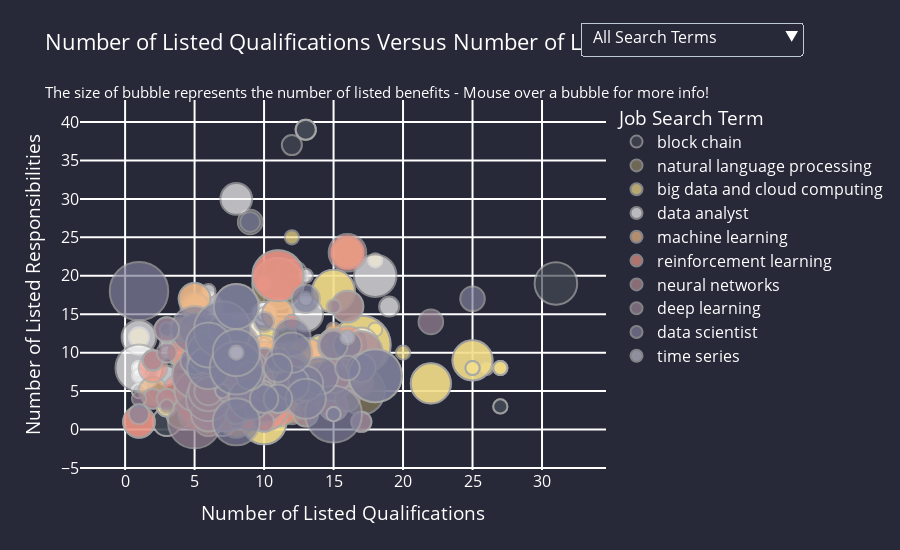

Notebook code cell kept with this figure:
### Code cell
# Additional considerations here: show a minimum benefits
# What to do with ones that have no benefits?
# Consider the y axis goes to less than 0
agg_sub = pd.read_csv('./data/bubbleplot_data.csv')

import plotly.graph_objects as go
import plotly.express as px
import pandas as pd
import math

color_map = {
    'block chain': '#434A54',
    'natural language processing': '#8D8361',
    'big data and cloud computing': "#F3DE8A",
    'machine learning': "#EFB988",
    'reinforcement learning': '#EB9486',
    'neural networks': '#B58A90',
    'deep learning': '#9A8595',
    'data scientist': '#7E7F9A',
    'time series analysis': '#BCBCC9',
    'time series': '#BCBCC9',
    'data analyst': '#F9F8F8',
}

# Reference for bubble size
size_ref = 2*max(agg_sub['num_benefits'])/(65**2)

# Create the viz lists
# 1 value true for all 11 categories
viz_lists = [[True if i == j else False for i in range(11)]for j in range(10)] 

# Initialize the figure
fig = go.Figure()

# Loop through each search term
for i, topic in enumerate(agg_sub['category'].unique()):
    # Filter the dataframe by household
    topic_df = agg_sub[agg_sub['category'] == topic]
    
    # Create the customdata for the hover text
    customdata = topic_df[['title', 'company_name', 'location','category', 'num_qualifications', 'num_responsibilities', 'num_benefits']]
    
    fig.add_trace(
        go.Scatter(
            x=topic_df['num_qualifications'],
            y=topic_df['num_responsibilities'],
            customdata=customdata,
            hovertemplate = '<b>%{customdata[0]}</b><br>Company: %{customdata[1]}<br>Location: %{customdata[2]}<br>Search term: %{customdata[3]}<extra></extra><br><br>Number of benefits: %{customdata[6]}',
            name=topic,
            mode = 'markers',
            marker_size = topic_df['num_benefits'],
            marker = dict(color = color_map[topic], sizemode = 'area', sizeref=size_ref, 
                           line_width=2, line_color='darkgrey'),
        )
    )

# Full custom hovertemplate:
#'<b>%{customdata[0]}</b><br>Company: %{customdata[1]}<br>Location: %{customdata[2]}<br>Search term: %{customdata[3]}<extra></extra><br>Number of qualifications: %{customdata[4]}<br>Number of responsibilities: %{customdata[5]}<br>Number of benefits: %{customdata[6]}


fig.update_layout(
    title='Number of Listed Qualifications Versus Number of Listed Responsibilities:<br><br><sup>The size of bubble represents the number of listed benefits - Mouse over a bubble for more info!</sup>',
    xaxis=dict(
        title='Number of Listed Qualifications',
        gridcolor='white',
        gridwidth=2,
    ),
    yaxis=dict(
        title='Number of Listed Responsibilities',
        gridcolor='white',
        gridwidth=2,
    ),
    paper_bgcolor='#272838',
    plot_bgcolor='#272838',
    legend_title_text = 'Job Search Term',
    font=dict(size=16),
    height = 550
)


# Add a dropdown menu to filter by appliance
fig.update_layout(
    updatemenus=[
        go.layout.Updatemenu(
            type='dropdown',
            showactive=True,
            buttons=[
                {'label': 'All Search Terms', 'method': 'update', 'args': [{'visible': True},                                             ]},
                {'label': 'Blockchain', 'method': 'update', 'args': [{'visible': viz_lists[0]}, ]},
                {'label': 'NLP', 'method': 'update', 'args': [{'visible': viz_lists[1]}, ]},
                {'label': 'Big Data', 'method': 'update', 'args': [{'visible': viz_lists[2]}, ]},
                {'label': 'Data Analyst', 'method': 'update', 'args': [{'visible': viz_lists[3]}, ]},
                {'label': 'Machine Learning', 'method': 'update', 'args': [{'visible': viz_lists[4]}, ]},
                {'label': 'Reinforcement Learning', 'method': 'update', 'args': [{'visible': viz_lists[5]}, ]},
                {'label': 'Neural Networks', 'method': 'update', 'args': [{'visible': viz_lists[6]}, ]},
                {'label': 'Deep Learning', 'method': 'update', 'args': [{'visible': viz_lists[7]}, ]},
                {'label': 'Data Scientist', 'method': 'update', 'args': [{'visible': viz_lists[8]}, ]},
                {'label': 'Time Series', 'method': 'update', 'args': [{'visible': viz_lists[9]}, ]}
            ],
        x = 0.95,
        xanchor = 'left',
        y = 1.21,
        yanchor = 'top',
        )
    ]
)

fig.update_layout(legend= {'itemsizing': 'constant'})
fig.update_layout(font=dict(color='white'))
fig.show()

### Figure 1 — Plotly figure (JSON) as saved in the notebook; plotly's stock layout.template omitted (floating-point values rounded to 4 significant figures; data arrays with more than 128 entries replaced by an {"elided": "..."} marker saying what was removed)
{"data": [{"customdata": {"elided": "90x7 mixed values"}, "hovertemplate": "<b>%{customdata[0]}</b><br>Company: %{customdata[1]}<br>Location: %{customdata[2]}<br>Search term: %{customdata[3]}<extra></extra><br><br>Number of benefits: %{customdata[6]}", "marker": {"color": "#434A54", "line": {"color": "darkgrey", "width": 2}, "size": [0, 2, 0, 0, 0, 1, 4, 9, 0, 0, 2, 1, 4, 0, 2, 4, 1, 2, 0, 4, 2, 1, 11, 0, 4, 3, 0, 0, 0, 8, 0, 1, 0, 0, 9, 2, 0, 3, 1, 0, 5, 0, 4, 2, 0, 9, 0, 0, 2, 0, 0, 0, 2, 0, 1, 0, 4, 0, 0, 0, 0, 0, 0, 1, 5, 0, 2, 0, 10, 0, 0, 11, 0, 9, 2, 3, 4, 4, 6, 2, 0, 3, 1, 0, 2, 9, 0, 4, 4, 0], "sizemode": "area", "sizeref": 0.009941}, "mode": "markers", "name": "block chain", "type": "scatter", "x": [6, 10, 3, 1, 4, 8, 8, 5, 9, 2, 13, 27, 15, null, 5, 14, null, 13, null, 8, 10, 1, 9, 9, 7, 10, 12, 4, 6, 8, 6, 1, 2, 8, 3, 13, null, 10, 9, 9, 12, null, 7, 10, null, 31, 3, 6, 12, 6, 3, 8, 10, 2, 1, null, 14, 13, 2, 7, 7, 6, 5, 27, 5, 4, 10, 5, 8, 7, 8, 9, 12, 5, 12, 9, 3, 8, 6, 14, 9, 10, 9, 5, 17, 3, 8, 3, 8, 2], "y": [5, 9, 6, 1, 8, 1, 5, 5, null, 6, 39, 3, 7, null, 5, 8, 7, 39, null, 5, 9, 5, 12, 4, 1, 8, 4, 3, 4, 10, 12, 5, null, 7, 6, 39, null, 8, 4, 4, 20, null, 1, 1, null, 19, 5, 5, 37, 12, 6, 12, 9, 2, 5, null, 8, 10, 6, 8, 8, 4, 7, 3, 5, 3, 9, 12, 7, 7, 7, 12, 8, 5, 6, 27, 1, 5, 6, 4, 4, 8, 4, 3, 7, 6, 7, 1, 5, 8]}, {"customdata": {"elided": "90x7 mixed values"}, "hovertemplate": "<b>%{customdata[0]}</b><br>Company: %{customdata[1]}<br>Location: %{customdata[2]}<br>Search term: %{customdata[3]}<extra></extra><br><br>Number of benefits: %{customdata[6]}", "marker": {"color": "#8D8361", "line": {"color": "darkgrey", "width": 2}, "size": [1, 2, 0, 13, 0, 3, 3, 0, 0, 0, 2, 8, 0, 0, 1, 0, 2, 0, 0, 1, 4, 0, 0, 4, 0, 3, 10, 0, 0, 0, 0, 10, 0, 11, 0, 2, 5, 3, 7, 4, 13, 8, 0, 0, 3, 0, 0, 10, 5, 0, 3, 0, 2, 0, 0, 3, 5, 4, 7, 0, 4, 0, 0, 1, 4, 0, 0, 0, 0, 1, 0, 0, 4, 0, 1, 0, 0, 0, 2, 5, 10, 0, 0, 0, 0, 0, 4, 1, 4, 4], "sizemode": "area", "sizeref": 0.009941}, "mode": "markers", "name": "natural language processing", "type": "scatter", "x": [7, 15, null, 11, 4, 11, 5, 7, 2, 11, 9, 14, 10, null, 7, 1, 9, 8, 6, null, 6, 8, null, 4, 5, 11, 15, 1, 2, 4, 5, 6, null, 17, 1, 6, 6, 10, 11, 6, 11, 14, null, 2, 10, 4, 5, 15, 7, 3, 5, 11, 9, 11, 10, 15, 7, 6, 11, null, 6, 10, 3, 12, 11, 6, 12, 7, 2, 7, 8, 8, 11, 8, 7, null, 8, 18, 9, 6, 15, 5, 3, 8, 3, 8, 4, 12, 11, 6], "y": [2, 12, 2, 19, 6, 8, 6, 7, 2, 15, 8, 8, null, null, 6, null, 8, 3, 1, 6, 1, 3, null, 2, 4, 18, 7, 20, 2, 8, 8, 5, 2, 5, null, 7, 2, 9, 12, 1, 19, 8, 2, 2, 9, 6, 8, 7, null, 6, 6, 7, 8, 15, null, 7, null, 1, 12, null, 1, 4, 3, 3, 5, null, 2, 9, 20, 2, 3, 7, 5, 3, 2, 1, 1, 9, 8, 2, 7, 4, 9, 3, 6, 3, 2, 3, 5, 1]}, {"customdata": {"elided": "90x7 mixed values"}, "hovertemplate": "<b>%{customdata[0]}</b><br>Company: %{customdata[1]}<br>Location: %{customdata[2]}<br>Search term: %{customdata[3]}<extra></extra><br><br>Number of benefits: %{customdata[6]}", "marker": {"color": "#F3DE8A", "line": {"color": "darkgrey", "width": 2}, "size": [4, 0, 0, 9, 1, 10, 1, 3, 8, 0, 17, 2, 0, 1, 1, 0, 0, 1, 8, 10, 2, 0, 0, 0, 2, 2, 1, 1, 0, 0, 0, 0, 0, 0, 0, 7, 1, 1, 0, 0, 0, 0, 0, 0, 10, 2, 1, 0, 0, 0, 1, 9, 2, 0, 0, 8, 1, 0, 8, 2, 2, 0, 0, 3, 1, 0, 0, 0, 17, 1, 1, 1, 0, 7, 1, 1, 10, 0, 0, 0, 2, 1, 0, 4, 1, 2, 2, 2, 1, 0], "sizemode": "area", "sizeref": 0.009941}, "mode": "markers", "name": "big data and cloud computing", "type": "scatter", "x": [10, 19, 17, 15, 2, 10, 27, 16, 22, 19, 17, null, 14, 25, 6, 1, 20, 27, 25, 10, 14, 24, 11, 19, 3, null, 18, 7, 6, 19, 4, 15, 16, 25, 12, 15, 26, 11, 4, 24, 18, 18, 9, 19, 10, 3, 7, 11, 19, 19, 11, 15, 13, 11, 11, 25, 25, 24, 22, 14, 3, 12, 25, 16, 1, 5, 11, 3, 17, 20, 25, 18, 16, 15, 18, 27, 10, 15, 16, 4, null, 2, 4, 10, 12, 4, null, 1, 25, 17], "y": [13, 13, 9, 18, null, 1, 8, 7, 6, 16, 11, 5, 7, 8, 13, 1, 9, 8, 9, 8, 11, 7, 8, 5, 3, 5, 13, 1, null, 13, 8, 11, 7, 24, 8, 8, 8, 8, 15, 7, 9, 1, 7, 13, 8, 3, 1, 8, 13, 5, 8, 18, 9, null, 4, 9, 8, 7, 6, 11, 3, 8, 24, 7, 2, 11, 8, 8, 11, 10, 8, 13, 7, 8, 22, 8, 1, 11, 20, 15, 3, null, 8, 13, 25, 9, 5, 12, 8, 9]}, {"customdata": {"elided": "90x7 mixed values"}, "hovertemplate": "<b>%{customdata[0]}</b><br>Company: %{customdata[1]}<br>Location: %{customdata[2]}<br>Search term: %{customdata[3]}<extra></extra><br><br>Number of benefits: %{customdata[6]}", "marker": {"color": "#F9F8F8", "line": {"color": "darkgrey", "width": 2}, "size": [6, 0, 0, 0, 0, 0, 0, 2, 0, 2, 0, 0, 2, 0, 0, 2, 9, 2, 0, 3, 0, 0, 4, 2, 0, 0, 0, 0, 0, 3, 1, 8, 0, 6, 0, 0, 0, 0, 0, 0, 2, 0, 7, 0, 0, 1, 3, 3, 0, 2, 1, 2, 1, 1, 2, 0, 0, 1, 0, 1, 0, 0, 6, 4, 0, 5, 6, 11, 1, 1, 7, 1, 1, 0, 6, 12, 2, 0, 4, 0, 0, 1, 1, 1, 0, 1, 0, 1, 0, 0], "sizemode": "area", "sizeref": 0.009941}, "mode": "markers", "name": "data analyst", "type": "scatter", "x": [16, 14, 7, 7, 12, 10, 10, 11, 6, 8, null, 6, 19, 9, 7, 5, 18, 12, 6, 10, null, 6, 6, 9, 9, 7, 15, 19, 6, 10, 6, 8, 6, 17, 10, 13, 14, 18, 16, 6, 3, 7, 12, null, 6, 1, 10, 9, 14, 10, 1, 10, 10, 3, 5, null, 7, 1, null, 8, null, 9, 13, 15, 9, 8, 1, 1, 6, 13, 7, 10, 13, 7, 10, 8, 10, 22, 12, null, 19, 8, 8, 3, null, 3, null, 14, null, 8], "y": [7, 18, 17, 19, 9, 17, 8, 5, 10, 6, null, 17, 16, 19, null, 16, 20, 5, 9, 15, null, 9, 16, 10, 8, null, 4, 24, 10, 15, 18, 4, 9, 11, 10, 14, 12, 13, 21, 10, 7, 10, 9, null, 6, 8, 8, 3, 12, 5, 8, 5, 11, 12, 15, 3, 18, 7, null, 1, null, 16, 15, 3, 13, 30, 12, 8, 8, 20, 8, 15, 17, 18, 7, 12, 5, 13, 8, null, 14, null, 7, 11, null, 10, null, 10, 3, 2]}, {"customdata": {"elided": "90x7 mixed values"}, "hovertemplate": "<b>%{customdata[0]}</b><br>Company: %{customdata[1]}<br>Location: %{customdata[2]}<br>Search term: %{customdata[3]}<extra></extra><br><br>Number of benefits: %{customdata[6]}", "marker": {"color": "#EFB988", "line": {"color": "darkgrey", "width": 2}, "size": [0, 0, 5, 0, 1, 5, 7, 2, 4, 2, 2, 0, 3, 4, 0, 3, 0, 5, 11, 0, 5, 0, 10, 7, 0, 6, 5, 3, 7, 1, 0, 4, 5, 6, 7, 7, 4, 5, 4, 6, 5, 7, 0, 1, 0, 1, 6, 3, 0, 0, 5, 4, 5, 1, 4, 7, 6, 10, 7, 3, 0, 3, 0, 3, 0, 0, 3, 2, 4, 6, 6, 0, 0, 5, 4, 0, 0, 1, 3, 0, 0, 5, 3, 7, 3, 6, 6, 9, 2, 7], "sizemode": "area", "sizeref": 0.009941}, "mode": "markers", "name": "machine learning", "type": "scatter", "x": [23, 6, 16, 14, 5, 5, 9, 10, 2, 7, 7, 14, 13, 5, 16, 11, 10, 5, 10, null, 13, 10, 13, 6, null, 11, 11, 9, 9, 12, null, 10, 15, 6, 11, 7, null, 11, 8, 12, 12, 10, null, 10, 6, 15, 6, 4, 8, 4, 16, 2, 9, 7, 5, 9, 12, 13, 7, 13, null, 9, 12, 6, null, 6, 8, null, 10, 10, 12, 12, 4, 16, null, 8, 2, 10, 9, 10, null, 8, 8, 8, 17, 14, 9, 17, 12, 5], "y": [4, 6, 16, 5, 1, 17, 6, 1, null, null, null, 9, 4, 16, 12, 4, 8, 17, 4, null, 5, 8, 9, 4, null, 5, 15, 6, null, null, 5, 3, 11, 2, 9, 11, 5, 15, 5, 7, 8, 9, null, 2, 2, 13, 2, 13, 8, 9, 23, 5, null, 6, 5, null, 7, 9, 11, 2, null, 7, 14, 6, null, 6, 11, 3, 4, 10, 8, 2, null, 23, 5, 4, 6, 2, 6, 9, null, 1, 11, 5, 6, 7, 8, 10, 2, 12]}, {"customdata": {"elided": "90x7 mixed values"}, "hovertemplate": "<b>%{customdata[0]}</b><br>Company: %{customdata[1]}<br>Location: %{customdata[2]}<br>Search term: %{customdata[3]}<extra></extra><br><br>Number of benefits: %{customdata[6]}", "marker": {"color": "#EB9486", "line": {"color": "darkgrey", "width": 2}, "size": [0, 0, 5, 3, 0, 8, 0, 0, 2, 0, 0, 0, 1, 12, 0, 8, 3, 0, 12, 0, 0, 4, 7, 4, 0, 1, 0, 1, 0, 5, 0, 0, 1, 13, 0, 5, 8, 0, 5, 0, 2, 15, 5, 1, 0, 0, 0, 0, 4, 4, 2, 8, 0, 0, 7, 3, 0, 3, 12, 7, 0, 0, 12, 5, 4, 0, 6, 0, 0, 2, 0, 0, 0, 0, 13, 1, 8, 0, 0, 0, 6, 0, 0, 5, 0, 3, 0, 5, 5, 2], "sizemode": "area", "sizeref": 0.009941}, "mode": "markers", "name": "reinforcement learning", "type": "scatter", "x": [1, 6, 9, 7, 4, 5, null, 9, 7, 15, 15, 4, 10, 10, 15, 11, 4, 8, 6, 8, 9, 14, 9, 2, 10, 11, 6, 11, 1, 5, null, 8, 12, 11, null, 1, 10, null, 6, null, 7, 7, 5, 8, 8, null, 11, 9, 5, 11, 5, 5, 9, null, 16, 7, null, 3, 10, 16, 8, 11, 6, 9, 14, null, 5, 15, null, 7, 1, 9, 5, null, 11, 12, 10, null, 8, 1, 4, 4, 2, 1, null, 4, 4, 9, 6, 5], "y": [null, 6, 2, 6, 6, 5, 3, 6, 5, 2, 2, 6, 19, 3, 16, 3, 10, 11, 4, 5, 6, 4, 6, 8, 9, 7, 6, 8, 2, null, null, 4, 14, 20, null, 1, 4, null, 8, 1, 5, 8, 2, 5, 11, 2, 4, null, 9, 3, 4, 5, 15, 3, 11, 6, 1, 13, 3, 23, 5, 7, 4, 6, 4, 1, 3, 16, null, 8, 20, 6, 6, null, 20, 14, 4, null, 4, null, 5, 6, 3, 1, null, 10, 6, 2, 8, 4]}, {"customdata": {"elided": "90x7 mixed values"}, "hovertemplate": "<b>%{customdata[0]}</b><br>Company: %{customdata[1]}<br>Location: %{customdata[2]}<br>Search term: %{customdata[3]}<extra></extra><br><br>Number of benefits: %{customdata[6]}", "marker": {"color": "#B58A90", "line": {"color": "darkgrey", "width": 2}, "size": [2, 0, 5, 0, 0, 5, 7, 0, 21, 1, 0, 0, 2, 0, 5, 0, 0, 2, 5, 4, 1, 4, 0, 2, 0, 0, 5, 1, 0, 5, 7, 0, 2, 0, 0, 3, 0, 3, 2, 0, 0, 0, 0, 2, 0, 0, 0, 0, 0, 0, 5, 7, 7, 0, 1, 0, 5, 5, 0, 0, 0, 5, 1, 21, 0, 2, 0, 0, 0, 2, 0, 2, 3, 0, 4, 0, 3, 0, 1, 2, 0, 0, 5, 0, 0, 0, 0, 5, 0, 4], "sizemode": "area", "sizeref": 0.009941}, "mode": "markers", "name": "neural networks", "type": "scatter", "x": [2, 4, 5, 17, 21, 16, 10, null, 7, 10, 2, null, 6, 1, 9, 2, 1, 2, 9, 6, 9, 15, null, 2, null, null, 5, 10, 3, 5, 7, 8, 3, 11, 9, 7, 5, 14, 2, 4, null, 3, null, 2, 1, 1, null, null, 4, 2, 5, 10, 7, null, 9, 5, 9, 5, 1, 21, 2, 16, 10, 7, 3, 6, null, null, 2, 6, 4, 2, 7, 5, 15, null, 14, 1, 10, 3, 11, 17, 5, 14, 7, 9, null, 9, 8, 6], "y": [9, 2, null, 4, 14, null, 7, 1, 4, 6, 2, null, 7, null, null, null, 10, 4, 4, 7, 8, 3, 3, 9, null, 1, null, 6, 2, null, 10, 3, 4, 4, 1, 5, null, 7, 9, 2, null, null, null, 4, 1, null, null, null, 5, 1, null, 7, 10, 1, 8, null, 4, null, null, 14, 2, null, 6, 4, 2, 7, null, null, null, 6, 2, 9, 5, 2, 3, 3, 7, 10, 6, 4, 4, 4, null, 3, 9, 1, 1, null, 3, 7]}, {"customdata": {"elided": "90x7 mixed values"}, "hovertemplate": "<b>%{customdata[0]}</b><br>Company: %{customdata[1]}<br>Location: %{customdata[2]}<br>Search term: %{customdata[3]}<extra></extra><br><br>Number of benefits: %{customdata[6]}", "marker": {"color": "#9A8595", "line": {"color": "darkgrey", "width": 2}, "size": [0, 7, 5, 0, 1, 1, 1, 11, 2, 6, 14, 10, 5, 1, 0, 0, 0, 0, 3, 1, 7, 2, 8, 0, 2, 4, 0, 6, 2, 4, 5, 6, 2, 4, 2, 10, 0, 0, 6, 1, 3, 4, 0, 5, 7, 6, 0, 0, 0, 7, 7, 1, 4, 0, 7, 2, 1, 3, 0, 6, 10, 0, 0, 4, 5, 0, 10, 8, 2, 0, 0, 2, 9, 1, 0, 4, 0, 2, 3, 1, 0, 0, 0, 0, 0, 1, 3, 0, 10, 6], "sizemode": "area", "sizeref": 0.009941}, "mode": "markers", "name": "deep learning", "type": "scatter", "x": [6, 9, 16, 23, 11, 1, 8, 10, 10, 15, 5, 5, 13, 8, 1, null, null, null, 10, 7, 9, 8, 5, 8, 3, null, 12, 15, 10, 9, 15, 15, 10, 9, 17, 5, 5, 7, 9, 12, 16, 7, 14, 12, 8, 6, null, 8, 3, 12, 8, 7, null, 6, 12, 8, 15, 10, null, 15, 6, null, 1, 6, 13, 6, 8, 6, 17, 5, 5, 8, 17, 3, 7, 6, 9, 8, 13, 12, null, 14, 6, 12, 8, 15, 22, 6, 8, 9], "y": [6, 6, 16, 4, 8, 4, 1, 4, 1, 7, 1, 7, 5, 7, null, null, null, null, 9, 6, null, 2, 5, 9, 10, 5, 2, 6, 5, 7, 11, 6, 5, 7, 1, 7, 1, 5, 8, 5, 4, 8, 6, 8, 10, 2, 3, 4, null, 7, 10, 6, 5, 1, 7, 2, null, 9, null, 7, 4, null, 4, 6, 5, 1, 11, 5, 1, 4, 4, 4, 10, 3, 5, 5, null, 4, 2, 5, null, 7, 4, 2, 9, 16, 14, 6, 6, 8]}, {"customdata": {"elided": "90x7 mixed values"}, "hovertemplate": "<b>%{customdata[0]}</b><br>Company: %{customdata[1]}<br>Location: %{customdata[2]}<br>Search term: %{customdata[3]}<extra></extra><br><br>Number of benefits: %{customdata[6]}", "marker": {"color": "#7E7F9A", "line": {"color": "darkgrey", "width": 2}, "size": [0, 14, 16, 4, 9, 0, 4, 0, 4, 5, 4, 2, 4, 1, 1, 7, 0, 7, 4, 6, 0, 0, 6, 0, 0, 8, 11, 0, 0, 0, 0, 0, 9, 1, 0, 4, 0, 2, 0, 14, 4, 2, 0, 0, 11, 17, 0, 0, 1, 2, 1, 4, 3, 11, 3, 0, 10, 0, 0, 0, 4, 0, 0, 9, 0, 0, 3, 0, 2, 8, 0, 0, 4, 4, 3, 0, 16, 10, 0, 0, 4, 0, 0, 0, 14, 0, 1, 2, 11, 10], "sizemode": "area", "sizeref": 0.009941}, "mode": "markers", "name": "data scientist", "type": "scatter", "x": [13, 18, 15, 16, 9, 2, 11, 12, 15, 5, 11, 5, 5, 7, 3, 14, 10, 12, 17, 13, 12, 8, 12, 3, 8, 13, 5, null, 16, 9, 7, 9, 6, 11, null, 11, 13, 9, 13, 18, 7, 9, 3, null, 8, 1, 4, null, null, 14, 15, 8, 25, 8, 11, 6, 8, null, 8, null, 13, 8, 18, 6, 19, 3, 16, 11, 10, 12, 5, 5, 10, 11, 3, null, 7, 6, null, null, 9, 10, 14, 11, 8, 11, 15, 1, 8, 8], "y": [4, 7, 2, 11, 4, 9, 4, 19, 11, 13, 4, 8, 9, 5, 13, 7, 5, 12, 8, 6, 13, 5, 6, 5, 6, 4, 13, null, 12, null, 11, null, 10, null, 1, 4, 12, 9, 4, 7, 13, 27, 7, null, 1, 18, 11, 19, 1, null, 2, 12, 17, 10, 9, 1, 16, 16, 4, 4, 17, 8, 14, 8, 17, 7, 8, 16, 14, 10, 31, 18, 4, 8, 13, null, 13, 11, null, 14, 7, 21, 9, 6, 8, 6, 2, 2, 10, 16]}, {"customdata": [["Time Series Analyst", "Planet Pharma", "South San Francisco, CA", "time series", 11, 12, 0], ["Business Analyst (Time Series Modeling)", "Upwork", "Anywhere", "time series", null, 7, 0], ["AI Engineer - Time Series & GAN Expert for Real Estate Prediction...", "Upwork", "Anywhere", "time series", 7, 7, 0], ["Data Scientist, AWS Forecasting, EC2 Core Platform", "Amazon.com Services LLC", "Seattle, WA", "time series", null, 1, 1], ["Simulate simple Mathematical model for nonlinear dynamical time...", "Upwork", "Anywhere", "time series", null, 4, 0], ["Data Scientist", "Shelf Engine", "Anywhere", "time series", 6, 7, 0], ["Data Scientist (Time Series Analysis and Forecasting) at Experfy...", "Experfy", "Westborough, MA", "time series", 5, null, 1], ["Time Series Analyst", "Planet Pharma", "South San Francisco, CA", "time series", 11, 12, 0], ["Ionosphere Phase Estimation for InSAR Time Series Analyses", "NASA Jet Propulsion Laboratory California Institut", "Pasadena, CA", "time series", 8, 10, 1], ["Sr. Data Scientist (Time Series Forecasting for Advanced IoT...", "Caterpillar, Inc", "Chicago, IL", "time series", 16, 12, 1], ["Business Analyst (Time Series Modeling)", "Upwork", "Anywhere", "time series", null, 7, 0], ["Simulate simple Mathematical model for nonlinear dynamical time...", "Upwork", "Anywhere", "time series", null, 4, 0], ["Timseseries ML Expert", "Upwork", "Anywhere", "time series", 1, 5, 0]], "hovertemplate": "<b>%{customdata[0]}</b><br>Company: %{customdata[1]}<br>Location: %{customdata[2]}<br>Search term: %{customdata[3]}<extra></extra><br><br>Number of benefits: %{customdata[6]}", "marker": {"color": "#BCBCC9", "line": {"color": "darkgrey", "width": 2}, "size": [0, 0, 0, 1, 0, 0, 1, 0, 1, 1, 0, 0, 0], "sizemode": "area", "sizeref": 0.009941}, "mode": "markers", "name": "time series", "type": "scatter", "x": [11, null, 7, null, null, 6, 5, 11, 8, 16, null, null, 1], "y": [12, 7, 7, 1, 4, 7, null, 12, 10, 12, 7, 4, 5]}], "layout": {"font": {"color": "white", "size": 16}, "height": 550, "legend": {"itemsizing": "constant", "title": {"text": "Job Search Term"}}, "paper_bgcolor": "#272838", "plot_bgcolor": "#272838", "title": {"text": "Number of Listed Qualifications Versus Number of Listed Responsibilities:<br><br><sup>The size of bubble represents the number of listed benefits - Mouse over a bubble for more info!</sup>"}, "updatemenus": [{"buttons": [{"args": [{"visible": true}], "label": "All Search Terms", "method": "update"}, {"args": [{"visible": [true, false, false, false, false, false, false, false, false, false, false]}], "label": "Blockchain", "method": "update"}, {"args": [{"visible": [false, true, false, false, false, false, false, false, false, false, false]}], "label": "NLP", "method": "update"}, {"args": [{"visible": [false, false, true, false, false, false, false, false, false, false, false]}], "label": "Big Data", "method": "update"}, {"args": [{"visible": [false, false, false, true, false, false, false, false, false, false, false]}], "label": "Data Analyst", "method": "update"}, {"args": [{"visible": [false, false, false, false, true, false, false, false, false, false, false]}], "label": "Machine Learning", "method": "update"}, {"args": [{"visible": [false, false, false, false, false, true, false, false, false, false, false]}], "label": "Reinforcement Learning", "method": "update"}, {"args": [{"visible": [false, false, false, false, false, false, true, false, false, false, false]}], "label": "Neural Networks", "method": "update"}, {"args": [{"visible": [false, false, false, false, false, false, false, true, false, false, false]}], "label": "Deep Learning", "method": "update"}, {"args": [{"visible": [false, false, false, false, false, false, false, false, true, false, false]}], "label": "Data Scientist", "method": "update"}, {"args": [{"visible": [false, false, false, false, false, false, false, false, false, true, false]}], "label": "Time Series", "method": "update"}], "showactive": true, "type": "dropdown", "x": 0.95, "xanchor": "left", "y": 1.21, "yanchor": "top"}], "xaxis": {"gridcolor": "white", "gridwidth": 2, "title": {"text": "Number of Listed Qualifications"}}, "yaxis": {"gridcolor": "white", "gridwidth": 2, "title": {"text": "Number of Listed Responsibilities"}}}}
